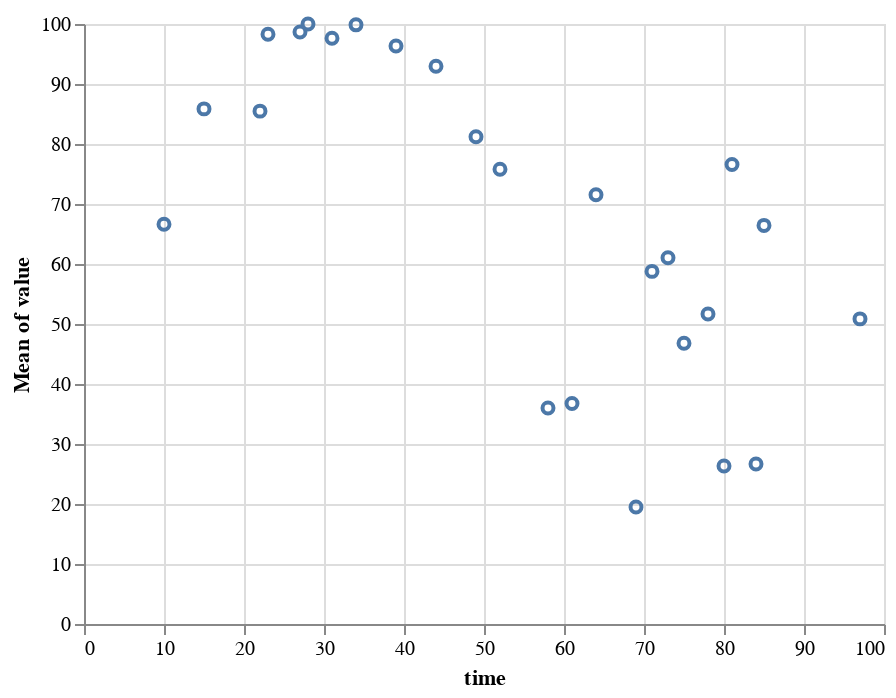

Notebook source saved alongside this figure:
### Code cell
# lets plot the data we got from all the robots
alt.Chart(predhints_df).mark_point().encode(
    x='time:Q',
    y='mean(value):Q'
)

### Figure 1 — Vega-Lite specification as saved in the notebook (floating-point values rounded to 4 significant figures)
{"config": {"view": {"continuousWidth": 400, "continuousHeight": 300}}, "data": {"name": "data-afd6454c3b0f9722c4c513e51fb9a919"}, "mark": "point", "encoding": {"x": {"type": "quantitative", "field": "time"}, "y": {"type": "quantitative", "aggregate": "mean", "field": "value"}}, "$schema": "https://vega.github.io/schema/vega-lite/v4.8.1.json", "datasets": {"data-afd6454c3b0f9722c4c513e51fb9a919": [{"id": 13, "time": 39, "value": 96.63}, {"id": 119, "time": 49, "value": 66.74}, {"id": 67, "time": 15, "value": 85.85}, {"id": 122, "time": 44, "value": 92.96}, {"id": 101, "time": 22, "value": 85.48}, {"id": 9, "time": 84, "value": 26.66}, {"id": 125, "time": 64, "value": 71.53}, {"id": 17, "time": 97, "value": 44.63}, {"id": 39, "time": 69, "value": 19.49}, {"id": 48, "time": 75, "value": 46.78}, {"id": 13, "time": 39, "value": 96.63}, {"id": 119, "time": 49, "value": 66.74}, {"id": 67, "time": 15, "value": 85.85}, {"id": 122, "time": 44, "value": 92.96}, {"id": 101, "time": 22, "value": 85.48}, {"id": 9, "time": 84, "value": 26.66}, {"id": 125, "time": 64, "value": 71.53}, {"id": 17, "time": 97, "value": 44.63}, {"id": 39, "time": 69, "value": 19.49}, {"id": 48, "time": 75, "value": 46.78}, {"id": 110, "time": 61, "value": 36.75}, {"id": 75, "time": 73, "value": 61.04}, {"id": 115, "time": 49, "value": 95.68}, {"id": 65, "time": 27, "value": 100.0}, {"id": 88, "time": 34, "value": 99.79}, {"id": 84, "time": 28, "value": 100.0}, {"id": 132, "time": 71, "value": 58.77}, {"id": 126, "time": 97, "value": 57.07}, {"id": 11, "time": 58, "value": 36.0}, {"id": 2, "time": 81, "value": 76.59}, {"id": 110, "time": 61, "value": 36.75}, {"id": 75, "time": 73, "value": 61.04}, {"id": 115, "time": 49, "value": 95.68}, {"id": 65, "time": 27, "value": 100.0}, {"id": 88, "time": 34, "value": 99.79}, {"id": 84, "time": 28, "value": 100.0}, {"id": 132, "time": 71, "value": 58.77}, {"id": 126, "time": 97, "value": 57.07}, {"id": 11, "time": 58, "value": 36.0}, {"id": 2, "time": 81, "value": 76.59}, {"id": 1, "time": 31, "value": 97.61}, {"id": 73, "time": 52, "value": 75.79}, {"id": 113, "time": 80, "value": 26.34}, {"id": 15, "time": 10, "value": 66.64}, {"id": 33, "time": 34, "value": 100.0}, {"id": 134, "time": 27, "value": 96.04}, {"id": 86, "time": 39, "value": 95.71}, {"id": 128, "time": 23, "value": 98.3}, {"id": 30, "time": 78, "value": 51.67}, {"id": 13, "time": 85, "value": 66.43}]}}
